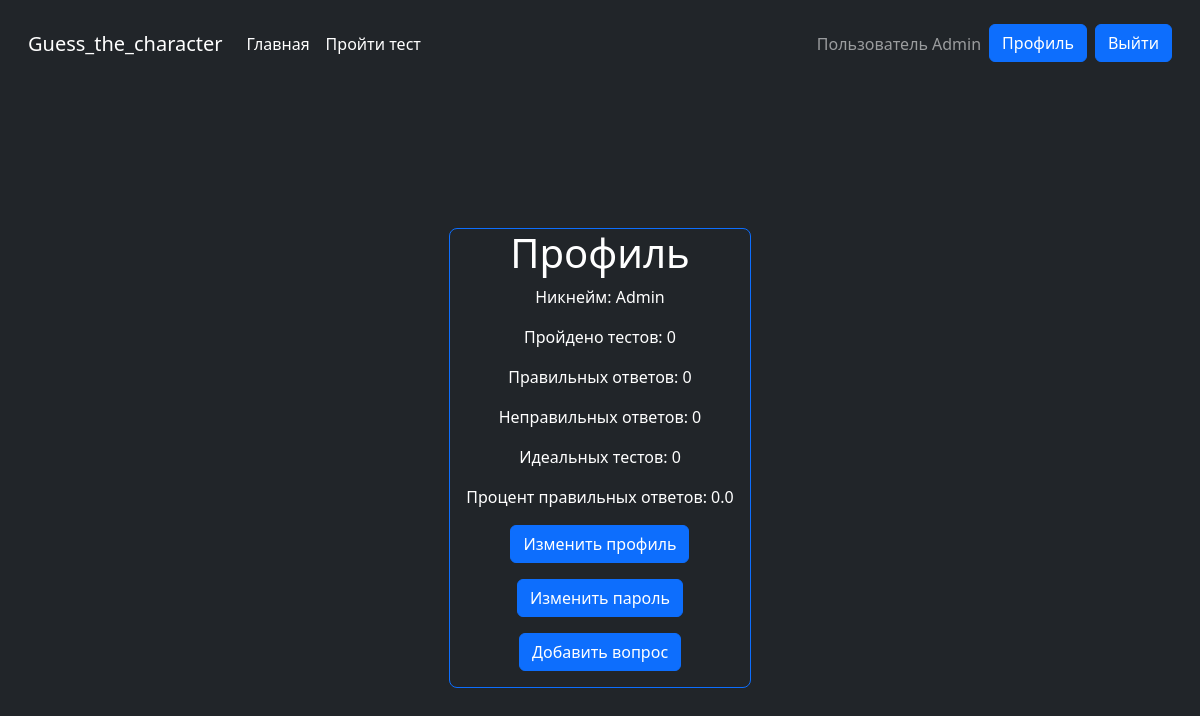
Page /account/6/ (signed in) on the committed database.
### Character/models.py (models this page shows, shortened)
class User(AbstractUser):
    Passed_Tests = models.PositiveIntegerField(default=0)
    Correct_Answers = models.PositiveIntegerField(default=0)
    Wrong_Answers = models.PositiveIntegerField(default=0)
    Perfect_Tests = models.PositiveIntegerField(default=0)
    Successes_Rate = models.FloatField(default=0)

### Character/views.py (the view)
# urls.py: path('account/<int:pk>/', AccountView.as_view(), name='account'),
class AccountView(DetailView):
    model = User
    template_name = 'Character/account.html'
    context_object_name = 'user'
    pk_url_kwarg = 'pk'

### Character/templates/Character/account.html (shortened to what this page needs)
{% extends 'Character/base.html' %}
{% block content %}
    <div style="margin-top: 140px;" class="border d-flex flex-column align-items-center border-primary rounded-3">
        <h1 class="ms-3 me-3">Профиль</h1>
        <p class="ms-3 me-3">Никнейм: {{request.user.username}}</p>
        <p class="ms-3 me-3">Пройдено тестов: {{request.user.Passed_Tests}}</p>
        <p class="ms-3 me-3">Правильных ответов: {{request.user.Correct_Answers}}</p>
        <p class="ms-3 me-3">Неправильных ответов: {{request.user.Wrong_Answers}}</p>
        <p class="ms-3 me-3">Идеальных тестов: {{request.user.Perfect_Tests}}</p>
        <p class="ms-3 me-3">Процент правильных ответов: {{request.user.Successes_Rate}}</p>
        <p class="ms-3 me-3"><a class="btn btn-primary" href="{% url 'change_profile' request.user.pk %}">Изменить профиль</a></p>
        <p class="ms-3 me-3"><a class="btn btn-primary" href="{% url 'change_password' %}">Изменить пароль</a></p>
        <p class="ms-3 me-3"><a class="btn btn-primary" href="{% url 'create_question' %}">Добавить вопрос</a></p>
    </div>
{% endblock content %}

### Character/templates/Character/base.html (shortened to what this page needs)
<!DOCTYPE html>
<html lang="en">
<head>
    <link href="https://cdn.jsdelivr.net/npm/bootstrap@5.3.2/dist/css/bootstrap.min.css" rel="stylesheet">
</head>
<body class="bg-dark text-white">
    <div class="cover-container p-3 mx-auto flex-column">
        <nav  class="navbar navbar-expand navbar-dark bg-dark" aria-label="Second navbar example">
            <div class="container-fluid ">
              <a class="navbar-brand mb-3" href="{% url "index" %}">Guess_the_character</a>
              <div class="collapse navbar-collapse" id="navbarsExample02">
                <ul class=" d-flex navbar-nav me-auto">
                 <li class="nav-item">
                    <a class="nav-link active mb-3" aria-current="page" href="{% url 'index' %}">Главная</a>
                  </li>
                  <li class="nav-item">
                    <a class="nav-link active mb-3" aria-current="page" href="{% url 'test' %}">Пройти тест</a>
                  </li>
                </ul>
                <ul class="navbar-nav mb-2 mb-lg-0">
                {% if user.is_authenticated %}
                <li class="nav-item">
                   <p class="navbar-text">Пользователь {{request.user}}</p>
                </li>
                <li class="nav-item">
                  <p class="ms-2"><a class="btn btn-primary" href="{% url 'account' request.user.pk %}">Профиль</a></p>
              </li>
               <li class="nav-item">
                   <p class="ms-2"><a class="btn btn-primary" href="{% url 'logout' %}">Выйти</a></p>
               </li>
               {% endif %}
            </ul>
              </div>
            </div>
          </nav>
        <div class="d-flex flex-column flex-wrap">
            <div class="d-flex flex-row flex-wrap bg-dark justify-content-center align-content-center text-white mb-3">
                {% block content %}
                {% endblock content %}
            </div>
        </div>
</body>
</html>

### rows in the picture
User: user "Admin", user.username "Admin", user.Passed_Tests "0", user.Correct_Answers "0", user.Wrong_Answers "0", user.Perfect_Tests "0", user.Successes_Rate "0.0"
